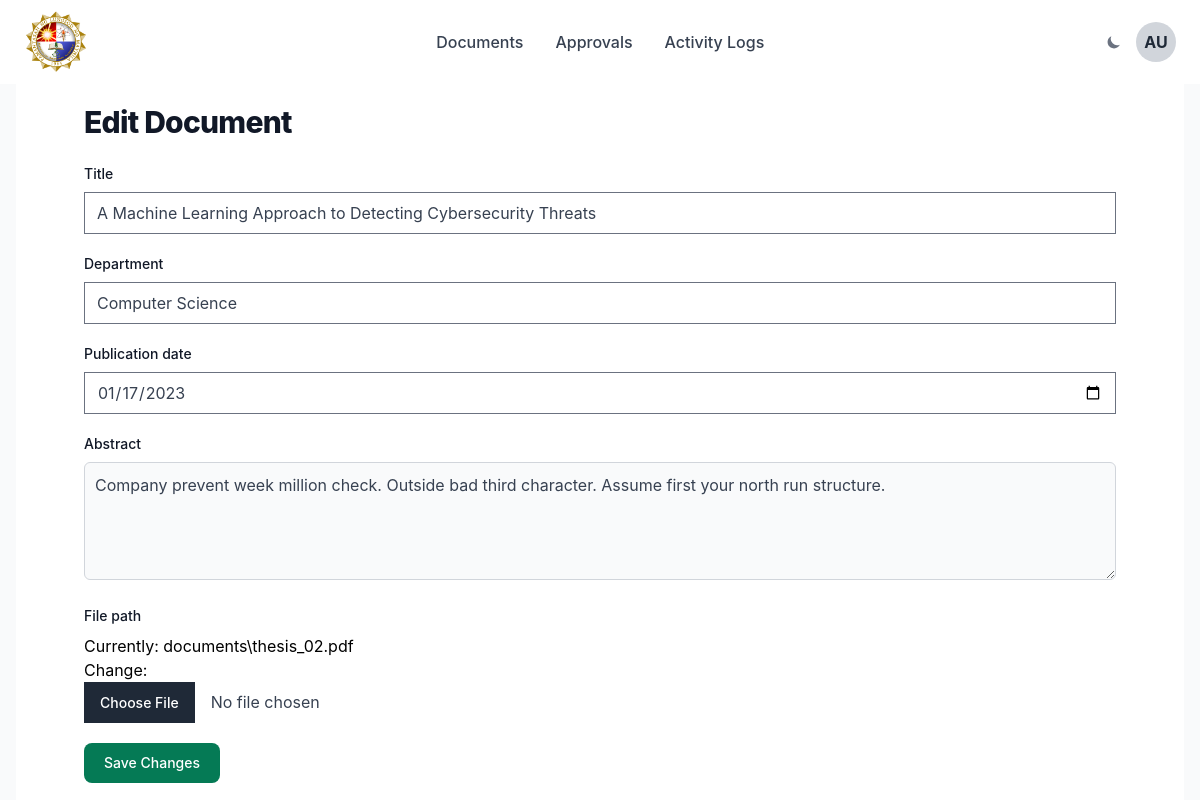
Page /documents/2/edit/ (signed in) on the committed database.
### archive_app/models.py (models this page shows, shortened)
class User(AbstractUser):
    ROLE_CHOICES = [
        ('guest', 'Guest'),
        ('student', 'Student'),
        ('admin', 'Admin'),
    ]
    username = None  # Remove the username field
    first_name = None  # Remove the first_name field
    last_name = None  # Remove the last_name field
    email = models.EmailField(unique=True)  # Use email as the unique identifier
    full_name = models.CharField(max_length=255, blank=True)  # Custom full_name field
    role = models.CharField(max_length=10, choices=ROLE_CHOICES, default='guest')
    is_active = models.BooleanField(default=True)
    objects = CustomUserManager()  # Attach the custom manager
    USERNAME_FIELD = 'email'  # Set email as the unique identifier for authentication
    REQUIRED_FIELDS = []  # Remove the requirement for other fields during user creation

class Document(models.Model):
    STATUS_CHOICES = [
        ('Pending', 'Pending'),
        ('Approved', 'Approved'),
    ]
    title = models.CharField(max_length=255)  # Required
    abstract = models.TextField(blank=True, null=True)  # Optional
    publication_date = models.DateField(blank=True, null=True)
    document_type = models.CharField(max_length=100, blank=True, null=True)  # Optional
    degree_name = models.CharField(max_length=100, blank=True, null=True)  # Optional
    subject_categories = models.CharField(max_length=255, blank=True, null=True)  # Optional
    college = models.CharField(max_length=100, blank=True, null=True)  # Optional
    department = models.CharField(max_length=100)  # Required
    advisor = models.CharField(max_length=100, blank=True, null=True)  # Optional
    panel_members = models.TextField(blank=True, null=True)  # Optional
    keywords = models.TextField(blank=True, null=True)  # Optional
    language = models.CharField(max_length=50, blank=True, null=True)  # Optional
    file_path = models.FileField(upload_to='documents/')  # Required
    uploaded_by = models.ForeignKey(User, on_delete=models.CASCADE)  # Required
    status = models.CharField(max_length=10, choices=STATUS_CHOICES, default='Pending')  # Required

### archive_app/views.py (the view)
# urls.py: path('documents/<int:pk>/edit/', views.edit_document, name='edit_document'),
def edit_document(request, pk):
    document = get_object_or_404(Document, pk=pk)
    if not request.user.is_authenticated or not request.user.role == 'admin':
        return HttpResponseForbidden("You do not have permission to edit this document.")
    if request.method == "POST":
        form = DocumentForm(request.POST, request.FILES, instance=document)
        if form.is_valid():
            form.save()
            return redirect('document_list')  # Redirect back to document list
    else:
        form = DocumentForm(instance=document)
    return render(request, 'admin/edit_document.html', {'form': form, 'document': document})

### archive_app/forms.py
class DocumentForm(forms.ModelForm):
    class Meta:
        model = Document
        fields = ['title', 'department', 'publication_date', 'abstract', 'file_path']
        widgets = {
            'abstract': forms.Textarea(attrs={'rows': 4}),
            'publication_date': forms.DateInput(attrs={
                'type': 'date',
                'class': 'form-control',
                'max': '9999-12-31'  # Optional: Ensure the date input allows only valid dates
            }),
        }

### archive_app/templatetags/custom_filters.py (called while the page is built)
@register.filter
def initials(full_name):
    if not full_name:
        return ""
    name_parts = full_name.split()
    if len(name_parts) > 1:
        return f"{name_parts[0][0]}{name_parts[-1][0]}".upper()
    return name_parts[0][0].upper()  # Single name fallback

### templates/admin/edit_document.html (shortened to what this page needs)
{% extends "_base.html" %}
{% block content %}
<section class="bg-white dark:bg-gray-900 p-3 sm:p-5">
    <div class="mx-auto max-w-screen-xl px-4 lg:px-12">
        <h1 class="text-2xl font-extrabold tracking-tight leading-none text-gray-900 md:text-3xl dark:text-white">
            Edit Document
        </h1>
        <form method="POST" enctype="multipart/form-data" class="mt-6">
            {% for field in form %}
            <div class="mb-5">
                <label for="{{ field.id_for_label }}" class="block mb-2 text-sm font-medium text-gray-900 dark:text-white">
                    {{ field.label }}
                </label>
                {{ field }}
            </div>
            {% endfor %}
            <button type="submit"
                class="text-white bg-green-600 hover:bg-green-700 focus:ring-4 focus:outline-none focus:ring-green-300 font-medium rounded-lg text-sm px-5 py-2.5 text-center dark:bg-green-600 dark:hover:bg-green-700 dark:focus:ring-green-800">
                Save Changes
            </button>
        </form>
    </div>
</section>
{% endblock %}

### templates/_base.html (shortened to what this page needs)
{% load compress %} {% load static %} {% load custom_filters %}
<!DOCTYPE html>
<html lang="en">
  <head>
    {% compress css %}
    <link rel="stylesheet" href="{% static 'src/output.css' %}" />
    {% endcompress %}
  </head>
  <body class="bg-gray-50 dark:bg-gray-900">
    <header>
      <nav
        class="bg-white border-gray-200 px-4 lg:px-6 py-2.5 dark:bg-gray-800"
      >
        <div
          class="flex flex-wrap justify-between items-center mx-auto max-w-screen-xl"
        >
          <a href="#" class="flex items-center">
            <img
              src="{% static 'assets/plm-logo.png' %}"
              class="mr-3 h-10 sm:h-16"
              alt="PLM Logo"
            />
          </a>
          <div class="flex items-center lg:order-2">
            <button
              id="theme-toggle"
              type="button"
              class="text-gray-500 dark:text-gray-400 hover:bg-gray-100 dark:hover:bg-gray-700 focus:outline-none focus:ring-4 focus:ring-gray-200 dark:focus:ring-gray-700 rounded-lg p-1.5 mr-2"
            >
              <svg
                id="theme-toggle-dark-icon"
                class="hidden w-4 h-4"
                fill="currentColor"
                viewBox="0 0 20 20"
                xmlns="http://www.w3.org/2000/svg"
              >
                <path
                  d="M17.293 13.293A8 8 0 016.707 2.707a8.001 8.001 0 1010.586 10.586z"
                ></path>
              </svg>
            </button>
            {% if user.is_authenticated %}
            <button
              id="avatarButton"
              data-dropdown-toggle="userDropdown"
              data-dropdown-placement="bottom-start"
              class="w-10 h-10 rounded-full flex items-center justify-center bg-gray-300 text-gray-800 dark:bg-gray-700 dark:text-white font-bold"
            >
              {{ user.full_name|initials }}
            </button>
            {% endif %}
          </div>
          <div
            class="hidden justify-center items-center w-full lg:flex lg:w-auto lg:order-1"
            id="mobile-menu-2"
          >
            <ul
              class="flex flex-col mt-4 font-medium lg:flex-row lg:space-x-8 lg:mt-0"
            >
              <li>
                <a
                  href="{% url 'document_list' %}"
                  class="text-gray-700 dark:text-gray-300 hover:text-yellow-600 dark:hover:text-yellow-400 {% if request.path == '/document/list' %} text-yellow-600 dark:text-yellow-400 {% endif %}"
                >
                  Documents
                </a>
              </li>
              {% if user.is_authenticated and user.role == 'admin' %}
              <li>
                <a
                  href="{% url 'manage_approvals' %}"
                  class="text-gray-700 dark:text-gray-300 hover:text-yellow-600 dark:hover:text-yellow-400 {% if request.path == '/admin/manage_approvals/' %} text-yellow-600 dark:text-yellow-400 {% endif %}"
                >
                  Approvals
                </a>
              </li>
              <li>
                <a
                  href="{% url 'activity_logs' %}"
                  class="text-gray-700 dark:text-gray-300 hover:text-yellow-600 dark:hover:text-yellow-400 {% if request.path == '/admin/activity_logs/' %} text-yellow-600 dark:text-yellow-400 {% endif %}"
                >
                  Activity Logs
                </a>
              </li>
              {% endif %}
            </ul>
          </div>
        </div>
      </nav>
    </header>
    <div class="container mx-auto px-4 max-w-full">
      {% block content %} {% endblock content %}
    </div>
  </body>
</html>

### templates/admin/edit_document.html (style rules this page uses)
input, select, textarea { background-color: #f9fafb; color: #374151; border: 1px solid #d1d5db; border-radius: 0.375rem; padding: 0.625rem; width: 100%; transition: border-color 0.2s ease-in-out, box-shadow 0.2s ease-in-out; }

### rows in the picture
User: full_name|initials "AU"
Document: form "A Machine Learning Approach to Detecting Cybersecurity Threats" "Computer Science" "01/17/2023" "Company prevent week million check. Outside bad third character. Assume first your north run structure."

### other values in the picture
{{ field.label }} "Title" "Department" "Publication date" "Abstract" "File path"
